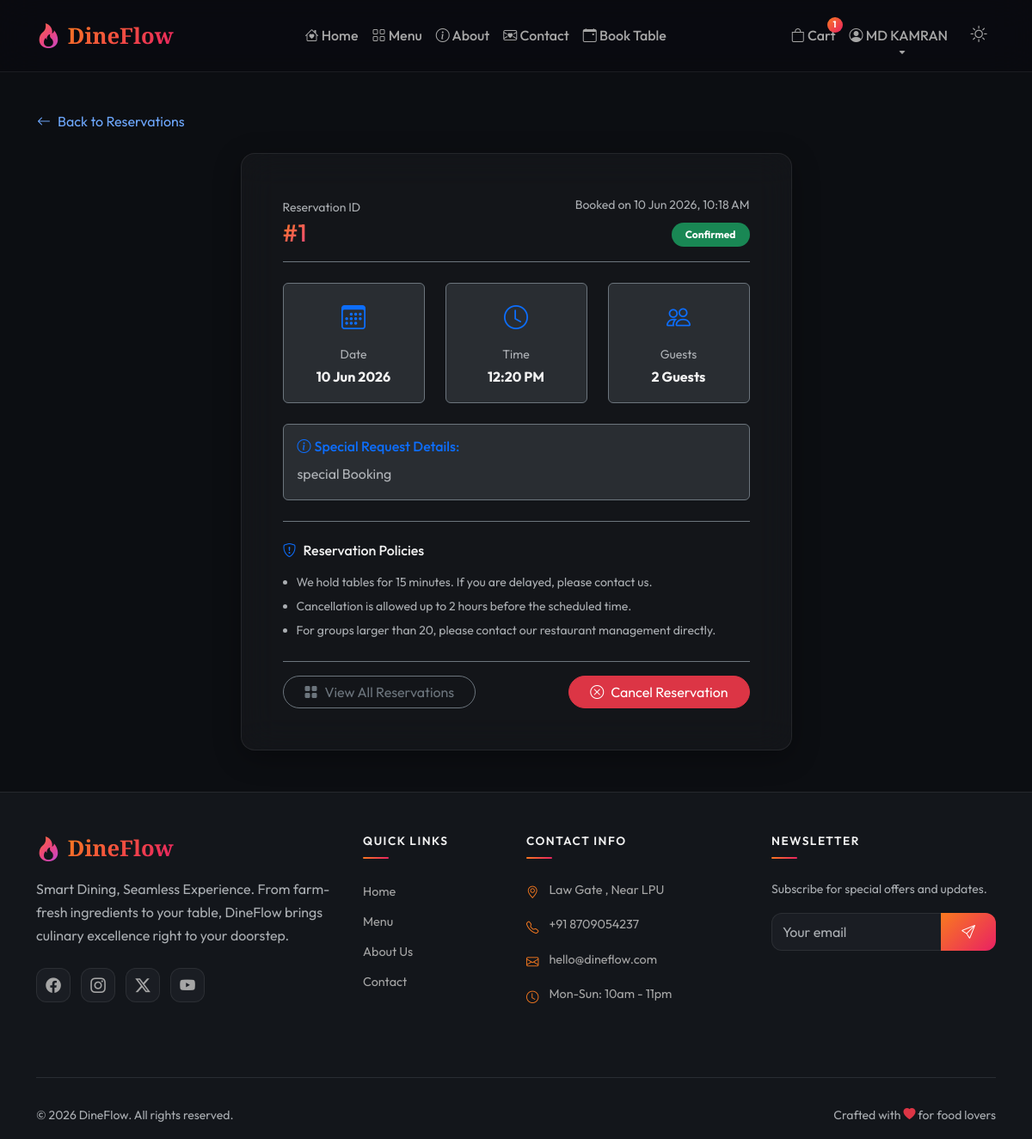
The page /reservations/1/ (signed in) on the database its author committed.
### accounts/models.py (models this page shows, shortened)
class User(AbstractUser):
    class Role(models.TextChoices):
        CUSTOMER = 'customer', 'Customer'
        MANAGER = 'manager', 'Restaurant Manager'
        ADMIN = 'admin', 'Administrator'
    role = models.CharField(
        max_length=20,
        choices=Role.choices,
        default=Role.CUSTOMER,
    )
    phone = models.CharField(max_length=20, blank=True, null=True)
    address = models.TextField(blank=True, null=True)
    city = models.CharField(max_length=100, blank=True, null=True)
    state = models.CharField(max_length=100, blank=True, null=True)
    zip_code = models.CharField(max_length=20, blank=True, null=True)
    profile_picture = models.ImageField(
        upload_to='profile_pics/',
        blank=True,
        null=True,
        default='profile_pics/default.png',
    )
    created_at = models.DateTimeField(auto_now_add=True)
    updated_at = models.DateTimeField(auto_now=True)
    class Meta:
        verbose_name = 'User'
        verbose_name_plural = 'Users'
        ordering = ['-created_at']

### reservations/models.py (models this page shows, shortened)
class Reservation(models.Model):
    class Status(models.TextChoices):
        PENDING = 'pending', 'Pending'
        CONFIRMED = 'confirmed', 'Confirmed'
        CANCELLED = 'cancelled', 'Cancelled'
        COMPLETED = 'completed', 'Completed'
        NO_SHOW = 'no_show', 'No Show'
    customer = models.ForeignKey(
        settings.AUTH_USER_MODEL,
        on_delete=models.CASCADE,
        related_name='reservations',
    )
    date = models.DateField()
    time = models.TimeField()
    number_of_guests = models.PositiveIntegerField()
    special_request = models.TextField(blank=True, null=True)
    reservation_status = models.CharField(
        max_length=20,
        choices=Status.choices,
        default=Status.PENDING,
    )
    created_at = models.DateTimeField(auto_now_add=True)
    updated_at = models.DateTimeField(auto_now=True)
    class Meta:
        verbose_name = 'Reservation'
        verbose_name_plural = 'Reservations'
        ordering = ['-date', '-time']

### reservations/views.py (the view)
# urls.py: path('<int:pk>/', views.reservation_detail_view, name='detail'),
@login_required
def reservation_detail_view(request, pk):
    reservation = get_object_or_404(Reservation, pk=pk, customer=request.user)
    return render(request, 'reservations/reservation_detail.html', {'reservation': reservation})

### cart/context_processors.py (called while the page is built)
def cart_item_count(request):
    count = 0
    if request.user.is_authenticated:
        try:
            from .models import Cart
            cart = Cart.objects.get(user=request.user)
            count = cart.total_items
        except Cart.DoesNotExist:
            count = 0
    return {'cart_item_count': count}

### cart/models.py (called while the page is built)
    @property
    def total_items(self):
        return sum(item.quantity for item in self.items.all())

### templates/reservations/reservation_detail.html (shortened to what this page needs)
{% extends 'base.html' %}
{% load static %}
{% block content %}
<section class="reservation-detail-section py-5">
    <div class="container" style="margin-top: 80px;">
        <a href="{% url 'reservations:list' %}" class="btn btn-link text-decoration-none mb-4 p-0">
            <i class="bi bi-arrow-left me-2"></i>Back to Reservations
        </a>
        <div class="row justify-content-center">
            <div class="col-lg-8 col-xl-7">
                <div class="glass-card p-4 p-md-5 animate-fade-up">
                    <div class="d-flex flex-wrap justify-content-between align-items-center mb-4 pb-3 border-bottom border-secondary">
                        <div>
                            <span class="text-muted small">Reservation ID</span>
                            <h2 class="h3 font-heading mb-0 text-gradient">#{{ reservation.pk }}</h2>
                        </div>
                        <div class="text-end">
                            <span class="text-muted small d-block">Booked on {{ reservation.created_at|date:"d M Y, h:i A" }}</span>
                            <span class="badge rounded-pill px-3 py-2 mt-2
                                {% if reservation.reservation_status == 'pending' %}bg-warning text-dark
                                {% elif reservation.reservation_status == 'confirmed' %}bg-success
                                {% elif reservation.reservation_status == 'cancelled' %}bg-danger
                                {% elif reservation.reservation_status == 'completed' %}bg-info text-dark
                                {% else %}bg-secondary
                                {% endif %}">
                                {{ reservation.get_reservation_status_display }}
                            </span>
                        </div>
                    </div>
                    <div class="row g-4 mb-4">
                        <div class="col-sm-4">
                            <div class="p-3 bg-secondary bg-opacity-25 rounded border border-secondary text-center">
                                <i class="bi bi-calendar3 text-primary fs-3 mb-2 d-block"></i>
                                <span class="text-muted small d-block">Date</span>
                                <span class="fw-bold">{{ reservation.date|date:"d M Y" }}</span>
                            </div>
                        </div>
                        <div class="col-sm-4">
                            <div class="p-3 bg-secondary bg-opacity-25 rounded border border-secondary text-center">
                                <i class="bi bi-clock text-primary fs-3 mb-2 d-block"></i>
                                <span class="text-muted small d-block">Time</span>
                                <span class="fw-bold">{{ reservation.time|time:"h:i A" }}</span>
                            </div>
                        </div>
                        <div class="col-sm-4">
                            <div class="p-3 bg-secondary bg-opacity-25 rounded border border-secondary text-center">
                                <i class="bi bi-people text-primary fs-3 mb-2 d-block"></i>
                                <span class="text-muted small d-block">Guests</span>
                                <span class="fw-bold">{{ reservation.number_of_guests }} Guests</span>
                            </div>
                        </div>
                    </div>
                    {% if reservation.special_request %}
                    <div class="mb-4 p-3 bg-secondary bg-opacity-25 rounded border border-secondary">
                        <h5 class="h6 text-primary mb-2"><i class="bi bi-info-circle me-1"></i>Special Request Details:</h5>
                        <p class="mb-0 text-muted" style="white-space: pre-line;">{{ reservation.special_request }}</p>
                    </div>
                    {% endif %}
                    <div class="mb-4 border-top border-secondary pt-4">
                        <h5 class="h6 mb-3 text-color"><i class="bi bi-shield-exclamation text-primary me-2"></i>Reservation Policies</h5>
                        <ul class="text-muted small ps-3">
                            <li class="mb-1">We hold tables for 15 minutes. If you are delayed, please contact us.</li>
                            <li class="mb-1">Cancellation is allowed up to 2 hours before the scheduled time.</li>
                            <li>For groups larger than 20, please contact our restaurant management directly.</li>
                        </ul>
                    </div>
                    <div class="d-flex flex-wrap gap-3 mt-4 pt-3 border-top border-secondary justify-content-between">
                        <a href="{% url 'reservations:list' %}" class="btn btn-outline-secondary rounded-pill px-4">
                            <i class="bi bi-grid-fill me-2"></i>View All Reservations
                        </a>
                        {% if reservation.reservation_status == 'pending' or reservation.reservation_status == 'confirmed' %}
                        <button type="button" class="btn btn-danger rounded-pill px-4" data-bs-toggle="modal" data-bs-target="#cancelModal">
                            <i class="bi bi-x-circle me-2"></i>Cancel Reservation
                        </button>
                        {% endif %}
                    </div>
                </div>
            </div>
        </div>
    </div>
</section>
{% endblock %}

### templates/base.html (shortened to what this page needs)
{% load static %}
<!DOCTYPE html>
<html lang="en" data-bs-theme="dark">
<head>
    <link href="https://cdn.jsdelivr.net/npm/bootstrap@5.3.3/dist/css/bootstrap.min.css" rel="stylesheet">
    <link href="https://cdn.jsdelivr.net/npm/bootstrap-icons@1.11.3/font/bootstrap-icons.min.css" rel="stylesheet">
    <link rel="stylesheet" href="{% static 'css/style.css' %}">
</head>
<body>
    <nav class="navbar navbar-expand-lg fixed-top glass-navbar" id="mainNavbar">
        <div class="container">
            <a class="navbar-brand brand-logo" href="{% url 'core:home' %}">
                <i class="bi bi-fire text-gradient"></i>
                <span class="brand-text">DineFlow</span>
            </a>
            <div class="collapse navbar-collapse" id="navbarNav">
                <ul class="navbar-nav mx-auto">
                    <li class="nav-item">
                        <a class="nav-link" href="{% url 'core:home' %}">
                            <i class="bi bi-house-heart"></i> Home
                        </a>
                    </li>
                    <li class="nav-item">
                        <a class="nav-link" href="{% url 'menu:list' %}">
                            <i class="bi bi-grid"></i> Menu
                        </a>
                    </li>
                    <li class="nav-item">
                        <a class="nav-link" href="{% url 'core:about' %}">
                            <i class="bi bi-info-circle"></i> About
                        </a>
                    </li>
                    <li class="nav-item">
                        <a class="nav-link" href="{% url 'core:contact' %}">
                            <i class="bi bi-envelope-heart"></i> Contact
                        </a>
                    </li>
                    <li class="nav-item">
                        <a class="nav-link" href="{% url 'reservations:create' %}">
                            <i class="bi bi-calendar-event"></i> Book Table
                        </a>
                    </li>
                </ul>
                <ul class="navbar-nav">
                    {% if user.is_authenticated %}
                    <li class="nav-item">
                        <a class="nav-link cart-link" href="{% url 'cart:view' %}">
                            <i class="bi bi-bag"></i> Cart
                            {% if cart_item_count %}
                            <span class="badge bg-gradient-primary rounded-pill cart-badge">{{ cart_item_count }}</span>
                            {% endif %}
                        </a>
                    </li>
                    <li class="nav-item dropdown">
                        <a class="nav-link dropdown-toggle" href="#" role="button" data-bs-toggle="dropdown">
                            <i class="bi bi-person-circle"></i>
                            {{ user.first_name|default:user.username }}
                        </a>
                    </li>
                    {% endif %}
                    <li class="nav-item ms-2">
                        <button class="btn btn-link nav-link theme-toggle" id="themeToggle" title="Toggle theme">
                            <i class="bi bi-moon-stars" id="themeIcon"></i>
                        </button>
                    </li>
                </ul>
            </div>
        </div>
    </nav>
    <main id="mainContent">
        {% block content %}{% endblock %}
    </main>
    <footer class="footer-section">
        <div class="container">
            <div class="row g-4 py-5">
                <div class="col-lg-4">
                    <h4 class="brand-logo mb-3">
                        <i class="bi bi-fire text-gradient"></i>
                        <span class="brand-text">DineFlow</span>
                    </h4>
                    <p class="text-muted mb-4">
                        Smart Dining, Seamless Experience. From farm-fresh ingredients to your table,
                        DineFlow brings culinary excellence right to your doorstep.
                    </p>
                    <div class="social-links">
                        <a href="#" class="social-link"><i class="bi bi-facebook"></i></a>
                        <a href="#" class="social-link"><i class="bi bi-instagram"></i></a>
                        <a href="#" class="social-link"><i class="bi bi-twitter-x"></i></a>
                        <a href="#" class="social-link"><i class="bi bi-youtube"></i></a>
                    </div>
                </div>
                <div class="col-lg-2 col-md-4">
                    <h6 class="footer-heading">Quick Links</h6>
                    <ul class="footer-links">
                        <li><a href="{% url 'core:home' %}">Home</a></li>
                        <li><a href="{% url 'menu:list' %}">Menu</a></li>
                        <li><a href="{% url 'core:about' %}">About Us</a></li>
                        <li><a href="{% url 'core:contact' %}">Contact</a></li>
                    </ul>
                </div>
                <div class="col-lg-3 col-md-4">
                    <h6 class="footer-heading">Contact Info</h6>
                    <ul class="footer-contact">
                        <li><i class="bi bi-geo-alt"></i> Law Gate , Near LPU</li>
                        <li><i class="bi bi-telephone"></i> +91 8709054237</li>
                        <li><i class="bi bi-envelope"></i> hello@dineflow.com</li>
                        <li><i class="bi bi-clock"></i> Mon-Sun: 10am - 11pm</li>
                    </ul>
                </div>
                <div class="col-lg-3 col-md-4">
                    <h6 class="footer-heading">Newsletter</h6>
                    <p class="text-muted small">Subscribe for special offers and updates.</p>
                    <form class="newsletter-form">
                        <div class="input-group">
                            <input type="email" class="form-control" placeholder="Your email">
                            <button class="btn btn-gradient-primary" type="button">
                                <i class="bi bi-send"></i>
                            </button>
                        </div>
                    </form>
                </div>
            </div>
            <hr class="border-secondary">
            <div class="row py-3">
                <div class="col-md-6">
                    <p class="text-muted small mb-0">&copy; 2026 DineFlow. All rights reserved.</p>
                </div>
                <div class="col-md-6 text-md-end">
                    <p class="text-muted small mb-0">Crafted with <i class="bi bi-heart-fill text-danger"></i> for food
                        lovers</p>
                </div>
            </div>
        </div>
    </footer>
</body>
</html>

### rows shown on the page
User: first_name "MD KAMRAN"
Reservation: pk "1", created_at "10 Jun 2026, 10:18 AM", reservation_status "Confirmed", date "10 Jun 2026", time "12:20 PM", number_of_guests "2", special_request "special Booking"

### other values the page prints
{{ cart_item_count }} "1"
